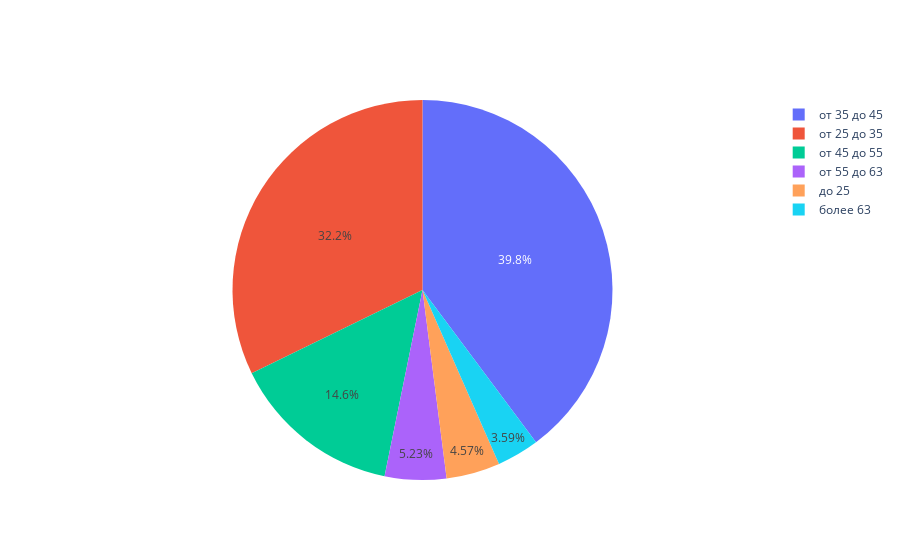

Write notebook code for a chart like this one.
### Markdown cell above
### 2.3. Возраст. <a id='102102'></a>

### Code cell
#разделим возраст на несколько групп:
def ages(age):
    if age <= 24:
        return 'до 25'
    elif age <= 34:
        return 'от 25 до 35'
    elif age <= 44:
        return 'от 35 до 45'
    elif age <= 54:
        return 'от 45 до 55'
    elif age <= 62:
        return 'от 55 до 63'
    return 'более 63'

df['t_age'] = df['age'].apply(ages)
age_s = df['t_age'].value_counts()
name_age = ['от 35 до 45', 'от 25 до 35', 'от 45 до 55', 'от 55 до 63', 'до 25', 'более 63']
fig66 = go.Figure(data=[go.Pie(labels=name_age, values=age_s)])
fig66.show()

### Figure 1 — Plotly figure (JSON) as saved in the notebook; plotly's stock layout.template omitted (floating-point values rounded to 4 significant figures)
{"data": [{"labels": ["от 35 до 45", "от 25 до 35", "от 45 до 55", "от 55 до 63", "до 25", "более 63"], "type": "pie", "values": [3981, 3222, 1458, 523, 457, 359]}], "layout": {}}
